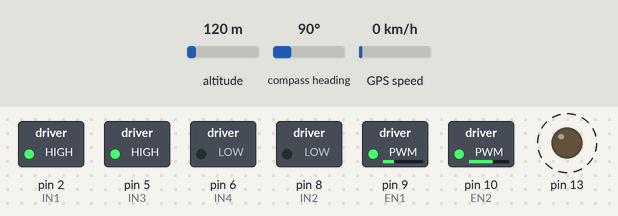
A sketch run on a simulated Arduino Uno, built with avr-gcc and run on an emulated ATmega328P. Parts: switched loads named in the sketch (green lamp = pin HIGH), output pins drawn as LEDs (lit = HIGH). Dashed ring = blinking. The inputs (shaded band) are chosen by the test bench; at power-on: compass heading 90°, altitude 120 m, GPS speed 0 km/h. The GPS gets a fix after 3 s at 37.7749, -122.4194 with 8 satellites.

Above: at 0.3 s.
1.3 s: compass heading set to 7°
At 4.1 s:
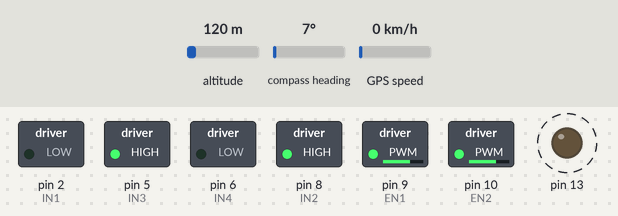
4.8 s: compass heading set to 223°
8.3 s: compass heading set to 228°
At 9.4 s:
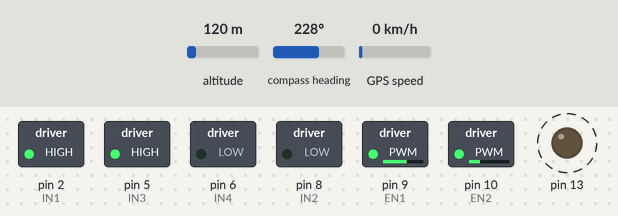
12.1 s: compass heading set to 90°
At 13.6 s:
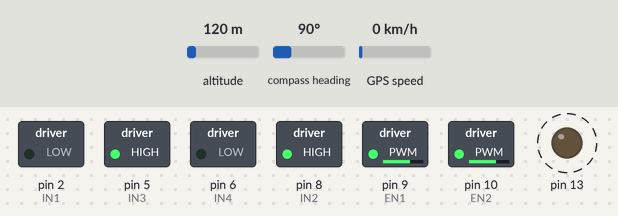
Timing chart, 0 to 17.3 s (numbered marks = the images above; inputs shaded):
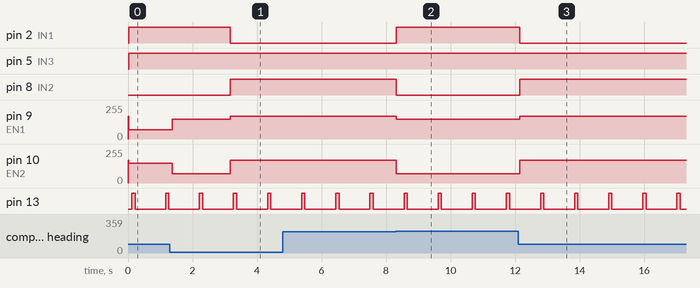

Measured:
- the behaviour switches between 225 and 226° on compass heading (found by bisection; images 1 and 2)
- after the input at 1.3 s, pin 9 (EN1): 70/255 → 150/255 after 0.07 s, → 170/255 1.8 s later; pin 10 (EN2): 150/255 → 70/255 after 0.07 s, → 170/255 1.8 s later
- after the input at 8.3 s, pin 2 (IN1): LOW → HIGH at once; pin 8 (IN2): HIGH → LOW at once; pin 9 (EN1): 170/255 → 150/255 at once; pin 10 (EN2): 170/255 → 70/255 at once
- after the input at 12.1 s, pin 2 (IN1): HIGH → LOW at once; pin 8 (IN2): LOW → HIGH at once; pin 9 (EN1): 150/255 → 170/255 at once; pin 10 (EN2): 70/255 → 170/255 at once
- by itself, pin 13: alternates HIGH for 0.10 s and LOW for 0.96 s

The sketch:

Arduino_gps_compass.ino
```cpp
#include <TinyGPS++.h>
#include <SoftwareSerial.h>
#include <Wire.h>
#include <Adafruit_Sensor.h>
#include <Adafruit_HMC5883_U.h>
#include <math.h>

// Motor control pins
#define IN1 2
#define IN2 8
#define IN3 5
#define IN4 6

// Speed control
#define EN1 9
#define EN2 10
#define k 7
int speed = 170;
int a=0,b=0,g=0,f=0;

// Create TinyGPS++ object
TinyGPSPlus gps;

// Define RX and TX pins for SoftwareSerial
SoftwareSerial gpsSerial(4, 3); // RX, TX

// Magnetometer configuration
Adafruit_HMC5883_Unified mag = Adafruit_HMC5883_Unified(12345);

// Current GPS coordinates
float currentLat = 0.0;
float currentLng = 0.0;
float targetLat[k] = {23.8296169, 23.829437, 23.829472, 23.829671, 23.829472, 23.829635, 23.829462};
float targetLng[k] = {90.5672889, 90.567002, 90.567096, 90.567096, 90.567259, 90.567265, 90.567005};

// Distance and bearing
float distance = 5.0;
float bearing = 0.0;
float currentHeading = 0.0; // Heading from the magnetometer

void setup() {
  // Initialize serial communication
  // Serial.begin(9600);
  gpsSerial.begin(9600); // GPS communication

  pinMode(13, OUTPUT);

  // Motor setup
  pinMode(IN1, OUTPUT);
  pinMode(IN2, OUTPUT);
  pinMode(IN3, OUTPUT);
  pinMode(IN4, OUTPUT);
  pinMode(EN1, OUTPUT);
  pinMode(EN2, OUTPUT);
  analogWrite(EN1, speed);
  analogWrite(EN2, speed);

  // Magnetometer setup
  if (!mag.begin()) {
    // Serial.println("Ooops, no HMC5883 detected ... Check your wiring!");
    while (1);
  }

  // Serial.println("Waiting for GPS signal...");
}

void loop() {
  while (gpsSerial.available() > 0) {
    char c = gpsSerial.read();
    // Parse GPS data
    if (gps.encode(c)) {
      // Serial.println("GPS Data Received");
      displayGPSInfo();
    }
  }

  //Additional checks for GPS signal status
  if (!gps.location.isUpdated()) {
    // Serial.println("Waiting for GPS data...");
  }
  // Read magnetometer data

  readMagnetometer();

  // Calculate bearing and distance
  calculateBearing();

  // Adjust movement based on heading and distance
  if (abs(bearing - currentHeading) < 10) {
    moveForward(speed);
    digitalWrite(13, HIGH);
    g = 0;
  } else if (distance < 5) {
    stopMotors();
    delay(5000);
    if (f<k-1) {
    f++;}
  } else {
    adjustHeading();
    g = 1;
  }

  delay(100);
  // if(g==0) digitalWrite(13, HIGH);
  if (a&&b&&g)
  {
    digitalWrite(13, HIGH);
    delay(100); // Wait for 1 second
    // Turn the LED off
    digitalWrite(13, LOW);
  }
  a=0;b=0;
}

void displayGPSInfo() {

  a=1;
  if (gps.location.isValid()) {
    currentLat = gps.location.lat();
    currentLng = gps.location.lng();
    // Serial.print("Latitude: ");
    // Serial.print(currentLat, 6);
    // Serial.print(", Longitude: ");
    // Serial.println(currentLng, 6);
  } else {
    // Serial.println("Waiting for valid GPS signal...");
  }
}

void calculateBearing() {
  float deltaLng = radians(targetLng[f] - currentLng);
  float currentLatRad = radians(currentLat);
  float targetLatRad = radians(targetLat[f]);

  float y = sin(deltaLng) * cos(targetLatRad);
  float x = cos(currentLatRad) * sin(targetLatRad) -
            sin(currentLatRad) * cos(targetLatRad) * cos(deltaLng);

  bearing = degrees(atan2(y, x));
  if (bearing < 0) bearing += 360;

  // Calculate distance using Haversine formula
  float R = 6371.0; // Earth's radius in kilometers
  float dLat = radians(targetLat[f] - currentLat);
  float dLng = radians(targetLng[f] - currentLng);
  float a = sin(dLat / 2) * sin(dLat / 2) +
            cos(radians(currentLat)) * cos(radians(targetLat[f])) * sin(dLng / 2) * sin(dLng / 2);
  float c = 2 * atan2(sqrt(a), sqrt(1 - a));
  distance = R * c * 1000; // Distance in meters

  // Serial.print("Bearing: ");
  // Serial.println(bearing);
  // Serial.print("Distance: ");
  // Serial.print(distance);
  // Serial.println(" meters");
}

void readMagnetometer() {
  sensors_event_t event;
  mag.getEvent(&event);
  b=1;
  // Serial.print("X: ");
  // Serial.print(event.magnetic.x);
  // Serial.print("  Y: ");
  // Serial.print(event.magnetic.y);
  // Serial.print("  Z: ");
  // Serial.print(event.magnetic.z);
  // Serial.println(" uT");

  float heading = atan2(event.magnetic.y, event.magnetic.x);
  float declinationAngle = 0.22; // Adjust based on your location
  heading += declinationAngle;

  if (heading < 0) heading += 2 * PI;
  if (heading > 2 * PI) heading -= 2 * PI;

  currentHeading = heading * 180 / M_PI;

  // Serial.print("Heading (degrees): ");
  // Serial.println(currentHeading);
}


void adjustHeading() {
  if (currentHeading < bearing) {
    if(abs(currentHeading - bearing) > 90){
      turnLeft(speed);
    }
    else {driftLeft();}
  }
  if (currentHeading > bearing) {
    if(abs(currentHeading - bearing) > 90){
      turnRight(speed);
  }
    else {driftRight();}
}
}

void turnLeft(int speed) {
  // Serial.println("Turning left");
  analogWrite(EN1, speed);
  analogWrite(EN2, speed);
  digitalWrite(IN1, LOW);
  digitalWrite(IN2, HIGH);
  digitalWrite(IN3, HIGH);
  digitalWrite(IN4, LOW);
}

void driftLeft() {
  // Serial.println("Turning left");
  analogWrite(EN1, 150);
  analogWrite(EN2, 70);
  digitalWrite(IN1, HIGH);
  digitalWrite(IN2, LOW);
  digitalWrite(IN3, HIGH);
  digitalWrite(IN4, LOW);
}

void turnRight(int speed) {
  // Serial.println("Turning right");
  analogWrite(EN1, speed);
  analogWrite(EN2, speed);
  digitalWrite(IN1, HIGH);
  digitalWrite(IN2, LOW);
  digitalWrite(IN3, LOW);
  digitalWrite(IN4, HIGH);
}

void driftRight() {
  // Serial.println("Turning left");
  analogWrite(EN1, 70);
  analogWrite(EN2, 150);
  digitalWrite(IN1, HIGH);
  digitalWrite(IN2, LOW);
  digitalWrite(IN3, HIGH);
  digitalWrite(IN4, LOW);
}

void moveForward(int speed) {
  // Serial.println("Moving forward");
  analogWrite(EN1, speed);
  analogWrite(EN2, speed);
  digitalWrite(IN1, HIGH);
  digitalWrite(IN2, LOW);
  digitalWrite(IN3, HIGH);
  digitalWrite(IN4, LOW);
}

void stopMotors() {
  // Serial.println("Stopping motors");
  analogWrite(EN1, 0);
  analogWrite(EN2, 0);
  digitalWrite(IN1, LOW);
  digitalWrite(IN2, LOW);
  digitalWrite(IN3, LOW);
  digitalWrite(IN4, LOW);
}
```
